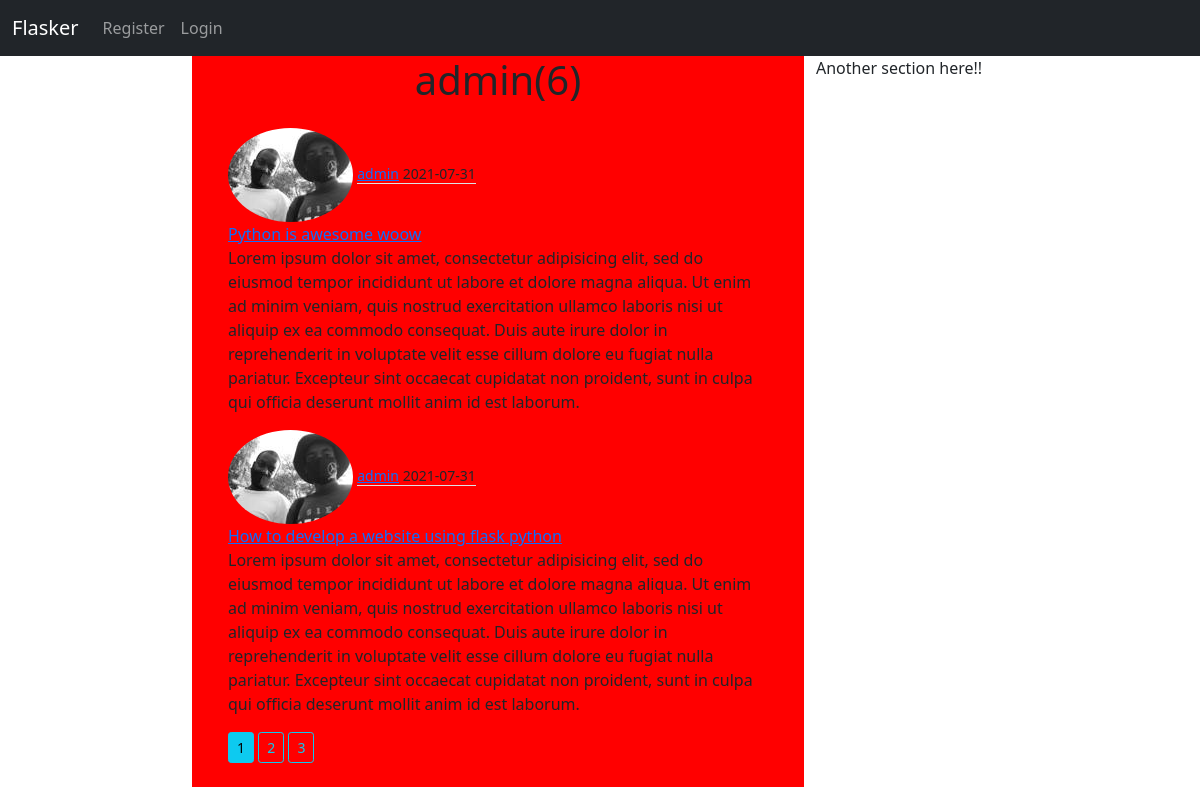
Screenshot of /user/admin/ with the database file from the repository.
### flaskblog/models.py (models this page shows, shortened)
class User(db.Model, UserMixin):
    id= db.Column(db.Integer, primary_key= True)
    username= db.Column(db.String(20), unique= True, nullable= False)
    email= db.Column(db.String(120), unique= True, nullable= False)
    image_file= db.Column(db.String(20), default= 'default.jpg')
    password= db.Column(db.String(20), nullable= False)
    posts= db.relationship('Post', backref= 'author', lazy= True)

class Post(db.Model):
    id= db.Column(db.Integer, primary_key= True)
    title= db.Column(db.String(120), nullable= False)
    date_posted= db.Column(db.DateTime, nullable= False, default= datetime.utcnow)
    content= db.Column(db.Text, nullable= False)
    user_id= db.Column(db.Integer, db.ForeignKey('user.id'), nullable= False)

### flaskblog/users/routes.py (the view)
@users.route('/user/<string:username>/')
def user_posts(username):
    page= request.args.get('page', 1, type= int)
    user= User.query.filter_by(username= username).first_or_404()
    posts= Post.query.filter_by(author= user).order_by(Post.date_posted.desc()).paginate(page= page, per_page= 2)
    return render_template('user_posts.html', posts= posts, user= user)

### templates/user_posts.html
{% extends 'base.html' %}
{% block content %}
  <div class="container">
    <h1 class="mb-4 text-center">{{ user.username }}({{ posts.total }})</h1>
    {% for post in posts.items %}
      <img class="rounded-circle" src="{{ url_for('static', filename= 'profile_pics/'+ post.author.image_file)}}">
      <small class="border-bottom"><a href="{{ url_for('users.user_posts', username= post.author.username)}}">{{ post.author.username }}</a> {{ post.date_posted.strftime('%Y-%m-%d') }}</small><br>
      <a class="text-center" href="{{url_for('posts.post', post_id= post.id)}}">{{ post.title }}</a>
      <p>{{ post.content }}</p>
    {% endfor %}
    {% for page_num in posts.iter_pages(left_edge= 1, right_edge= 1, left_current= 1, right_current= 2) %}
      {% if page_num %}
        {% if posts.page== page_num %}
          <a class="btn btn-info btn-sm mb-4" href="{{ url_for('users.user_posts', username= user.username, page= page_num)}}">{{ page_num }}</a>
        {% else %}
          <a class="btn btn-outline-info btn-sm mb-4" href="{{ url_for('users.user_posts', username= user.username, page= page_num)}}">{{ page_num }}</a>
        {% endif %}
      {% else %}
        ...
      {% endif %}
    {% endfor %}
  </div>
{% endblock content %}

### rows the page displays
User: username "admin"
Post: image_file (picture), author.username "admin", date_posted "2021-07-31", title "Python is awesome woow", content "Lorem ipsum dolor sit amet, consectetur adipisicing elit, sed do eiusmod tempor incididunt ut labore et dolore magna aliqua. Ut enim ad minim veniam, quis nostrud exercitation ullamco laboris nisi ut aliquip ex ea commodo consequat. Duis aute irure dolor in reprehenderit in voluptate velit esse cillum dolore eu fugiat nulla pariatur. Excepteur sint occaecat cupidatat non proident, sunt in culpa qui officia deserunt mollit anim id est laborum."
Post: image_file (picture), author.username "admin", date_posted "2021-07-31", title "How to develop a website using flask python", content "Lorem ipsum dolor sit amet, consectetur adipisicing elit, sed do eiusmod tempor incididunt ut labore et dolore magna aliqua. Ut enim ad minim veniam, quis nostrud exercitation ullamco laboris nisi ut aliquip ex ea commodo consequat. Duis aute irure dolor in reprehenderit in voluptate velit esse cillum dolore eu fugiat nulla pariatur. Excepteur sint occaecat cupidatat non proident, sunt in culpa qui officia deserunt mollit anim id est laborum."

### other values shown
{{ posts.total }} "6"
{{ page_num }} "1"
{{ page_num }} "2" "3"
